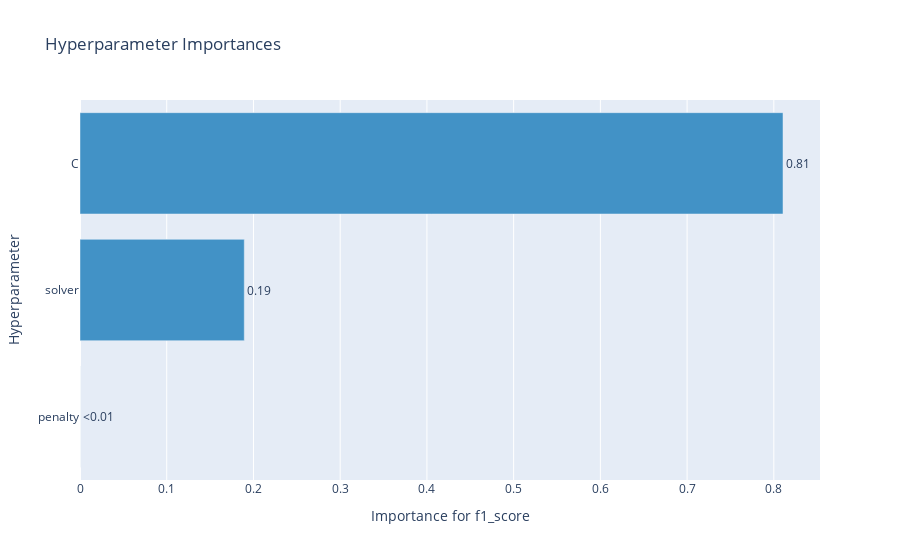

The notebook cell this image was saved under:
### Markdown cell above
Обучение идет в сторону максимизации f1_score

### Code cell
optuna.visualization.plot_param_importances(study_l2, target_name="f1_score")

### Figure 1 — Plotly figure (JSON) as saved in the notebook; plotly's stock layout.template omitted (floating-point values rounded to 4 significant figures)
{"data": [{"cliponaxis": false, "hovertemplate": ["penalty (CategoricalDistribution): 0.0<extra></extra>", "solver (CategoricalDistribution): 0.18942435214147715<extra></extra>", "C (FloatDistribution): 0.8105756478585229<extra></extra>"], "marker": {"color": "rgb(66,146,198)"}, "orientation": "h", "text": ["<0.01", "0.19", "0.81"], "textposition": "outside", "type": "bar", "x": [0, 0.1894, 0.8106], "y": ["penalty", "solver", "C"]}], "layout": {"showlegend": false, "title": {"text": "Hyperparameter Importances"}, "xaxis": {"title": {"text": "Importance for f1_score"}}, "yaxis": {"title": {"text": "Hyperparameter"}}}}
